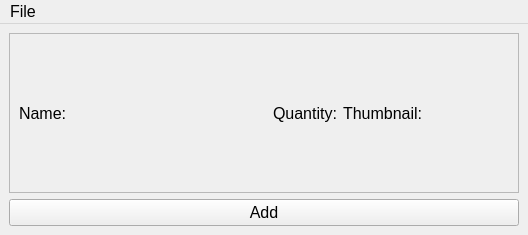
<?xml version="1.0" encoding="UTF-8"?>
<ui version="4.0">
 <class>MainWindow</class>
 <widget class="QMainWindow" name="MainWindow">
  <property name="windowModality">
   <enum>Qt::ApplicationModal</enum>
  </property>
  <property name="geometry">
   <rect>
    <x>0</x>
    <y>0</y>
    <width>528</width>
    <height>235</height>
   </rect>
  </property>
  <property name="sizePolicy">
   <sizepolicy hsizetype="Maximum" vsizetype="Maximum">
    <horstretch>0</horstretch>
    <verstretch>0</verstretch>
   </sizepolicy>
  </property>
  <property name="font">
   <font>
    <pointsize>12</pointsize>
   </font>
  </property>
  <property name="windowTitle">
   <string>MainWindow</string>
  </property>
  <property name="tabShape">
   <enum>QTabWidget::Rounded</enum>
  </property>
  <widget class="QWidget" name="centralwidget">
   <property name="sizePolicy">
    <sizepolicy hsizetype="Maximum" vsizetype="Maximum">
     <horstretch>0</horstretch>
     <verstretch>0</verstretch>
    </sizepolicy>
   </property>
   <property name="maximumSize">
    <size>
     <width>535</width>
     <height>16777215</height>
    </size>
   </property>
   <layout class="QVBoxLayout" name="verticalLayout_3">
    <property name="sizeConstraint">
     <enum>QLayout::SetMaximumSize</enum>
    </property>
    <item>
     <layout class="QVBoxLayout" name="verticalLayout">
      <property name="sizeConstraint">
       <enum>QLayout::SetMaximumSize</enum>
      </property>
      <item>
       <widget class="QScrollArea" name="scrollArea">
        <property name="widgetResizable">
         <bool>true</bool>
        </property>
        <widget class="QWidget" name="scrollAreaWidgetContents">
         <property name="geometry">
          <rect>
           <x>0</x>
           <y>0</y>
           <width>506</width>
           <height>153</height>
          </rect>
         </property>
         <layout class="QGridLayout" name="gridLayout">
          <item row="0" column="0">
           <layout class="QGridLayout" name="gridLayoutItems" rowstretch="0" columnstretch="3,0,0,2">
            <item row="0" column="3">
             <widget class="QLabel" name="label_2">
              <property name="text">
               <string>Thumbnail:</string>
              </property>
             </widget>
            </item>
            <item row="0" column="1">
             <widget class="QLabel" name="label_4">
              <property name="text">
               <string>Quantity:</string>
              </property>
             </widget>
            </item>
            <item row="0" column="0">
             <widget class="QLabel" name="label_3">
              <property name="text">
               <string>Name:</string>
              </property>
             </widget>
            </item>
           </layout>
          </item>
         </layout>
        </widget>
       </widget>
      </item>
     </layout>
    </item>
    <item>
     <widget class="QPushButton" name="btnAdd">
      <property name="text">
       <string>Add</string>
      </property>
     </widget>
    </item>
   </layout>
  </widget>
  <widget class="QMenuBar" name="menubar">
   <property name="geometry">
    <rect>
     <x>0</x>
     <y>0</y>
     <width>528</width>
     <height>27</height>
    </rect>
   </property>
   <widget class="QMenu" name="menuFile">
    <property name="title">
     <string>File</string>
    </property>
    <addaction name="actionAbout"/>
    <addaction name="actionPrint"/>
   </widget>
   <addaction name="menuFile"/>
  </widget>
  <action name="actionExport">
   <property name="text">
    <string>Export</string>
   </property>
  </action>
  <action name="actionAbout">
   <property name="text">
    <string>About</string>
   </property>
  </action>
  <action name="actionPrint">
   <property name="text">
    <string>&amp;Print</string>
   </property>
  </action>
 </widget>
 <resources/>
 <connections/>
</ui>
